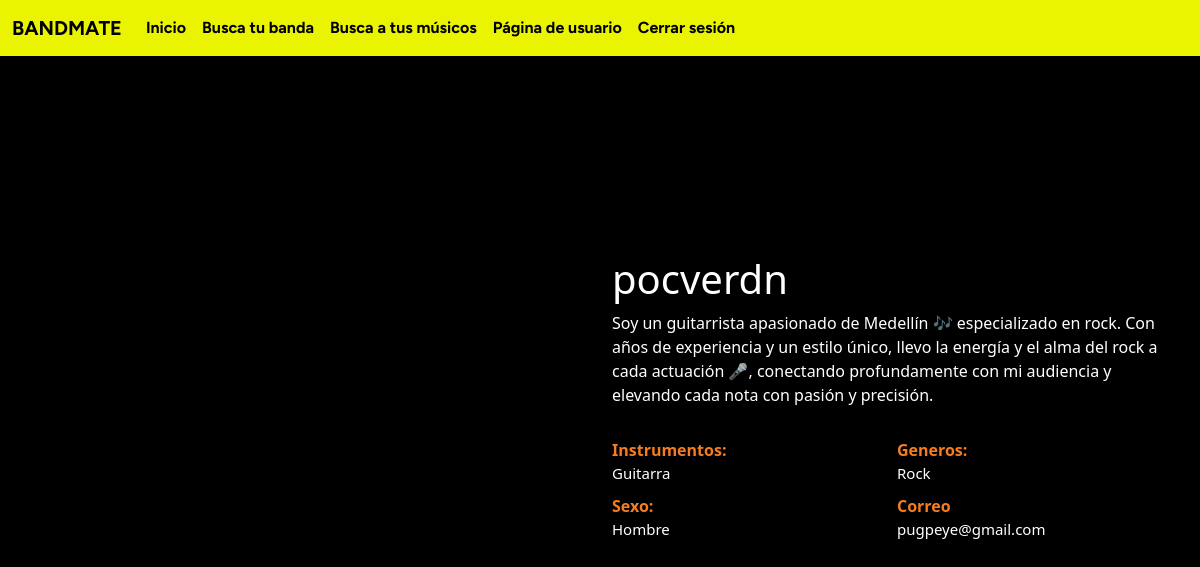
The app's page /personal_page/ (signed in) with its own data.
### main/models.py (models this page shows, shortened)
class user(models.Model):
    user_name = models.CharField(max_length=100)
    name = models.CharField(max_length=100)
    surname = models.CharField(max_length=100)
    gender = models.CharField(max_length=50)
    password = models.CharField(max_length=100)
    instruments = models.CharField(max_length=200)
    genre = models.CharField(max_length=200)
    years = models.IntegerField(default=0)
    photo = models.ImageField(upload_to='photos_users/')
    description = models.TextField()
    location = models.CharField(max_length=50)
    bands = models.CharField(max_length=1000, blank=True, null=True)
    email = models.EmailField(unique=True, default="correo@dominio.com")

### main/views.py (the view)
# urls.py: path('personal_page/', mainViews.personal, name='profile'),
def personal(request):
    if globals.user_name == "":
        username = request.session.get('logged_in_user', None)
    else:
        username = globals.user_name
    print(username)
    m = user.objects.get(user_name=username)
    globals.user_name = ""
    return render(request, "personal.html",{"m":m})

### main/templates/personal.html (shortened to what this page needs)
{% extends 'layout/base_d.html' %}
{% block content %}
<!DOCTYPE html>
<html lang="en">
<head>
    <link href="https://cdn.jsdelivr.net/npm/bootstrap@5.3.2/dist/css/bootstrap.min.css" rel="stylesheet">
</head>
<body>
	<section class="section" id="about">
		<div class="container">
			<div class="row align-items-center flex-row-reverse">
				<div class="col-lg-6">
					<h1>{{ m.user_name }}</h1>
					<p>{{m.description}}</p>
					<div>
						<div class="row about-list">
							<div class="col-md-6">
								<div class="media">
									<label>Instrumentos:</label>
									<p>{{m.instruments}}</p>
								</div>
								<div class="media">
									<label>Sexo:</label>
									<p>{{m.genre}}</p>
								</div>
							</div>
							<div class="col-md-6">
								<div class="media">
									<label>Generos:</label>
									<p>{{m.gender}}</p>
								</div>
								<div class="media">
									<label>Correo</label>
									<p>{{m.email}}</p>
								</div>
							</div>
						</div>
					</div>
				</div>
				<div class="col-lg-6">
					<div class="about-avatar">
					</div>
				</div>
			</div>
		</div>
	</section>
</body>
</html>
{% endblock %}

### main/templates/layout/base_d.html (style rules this page uses)
body { background-color: black; color: white; margin: 0; height: 100vh; display: flex; flex-direction: column; justify-content: center; align-items: center; }

### main/templates/personal.html (style rules this page uses)
body { background-color: black; color: white; }
.about-list { padding-top: 10px; }
.about-list .media { padding: 5px 0; }
.about-list label { color: #F57D1F; font-weight: 600; width: 88px; margin: 0; position: relative; }
.about-list p { margin: 0; font-size: 15px; }

### records on screen
user: user_name "pocverdn", description "Soy un guitarrista apasionado de Medellín 🎶 especializado en rock. Con años de experiencia y un estilo único, llevo la energía y el alma del rock a cada actuación 🎤, conectando profundamente con mi audiencia y elevando cada nota con pasión y precisión.", instruments "Guitarra", genre "Hombre", gender "Rock", email "pugpeye@gmail.com"
